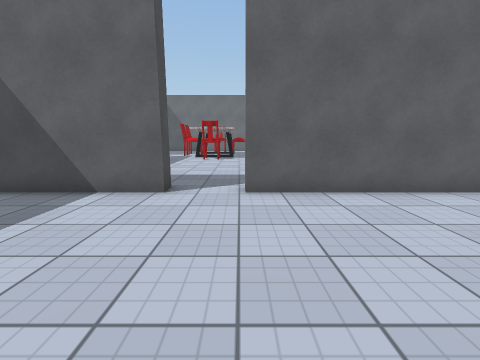
view 1 (above)

21 first-person views from a walk through a 3-D level made in the Unity game engine. The camera is 1.3 m above the floor, tilts 10° down and sees 90° across. Doors are open. The floor is counted in squares, 1 m on a side. Each view is taken from the middle of a square. On the plan, view 1 faces up. The plan holds only what a view shows up to about 12 squares ahead; the rest is blank. The place goes on beyond the plan. The player character is not drawn. Surface patterns are stand-ins for the level's own textures.

view 2
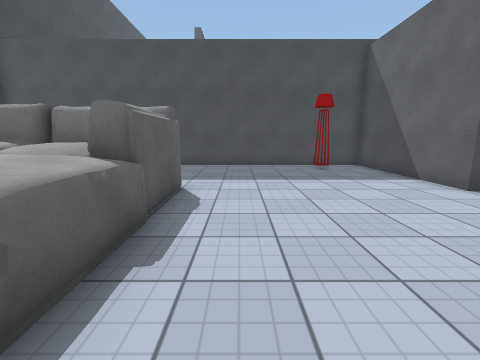

view 3
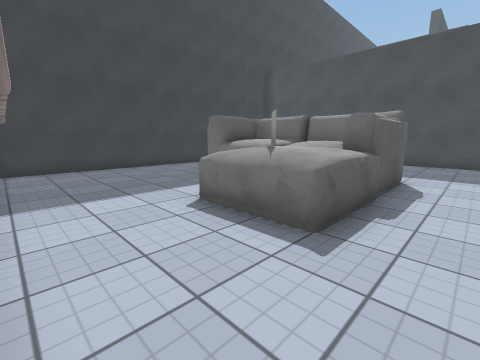

view 4
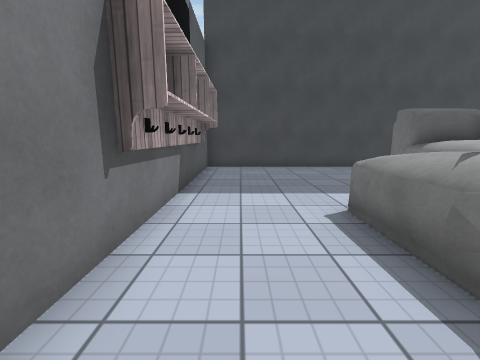

view 5
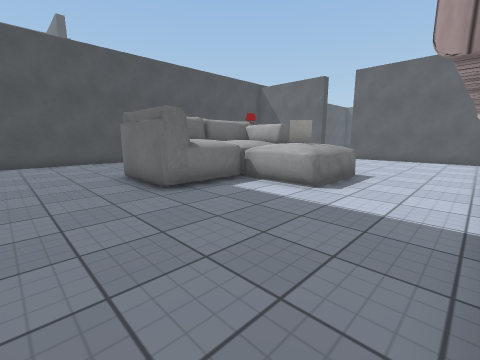

view 6
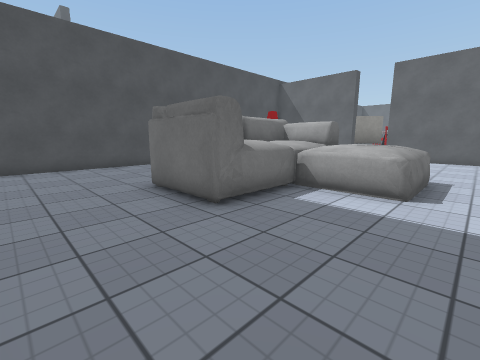

view 7
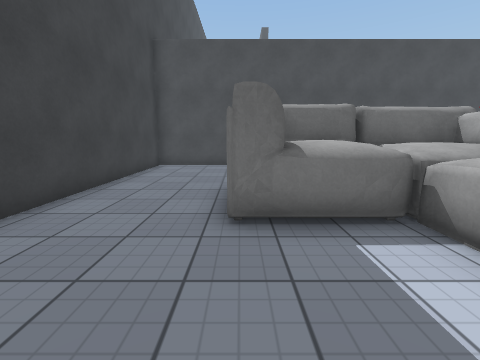

view 8
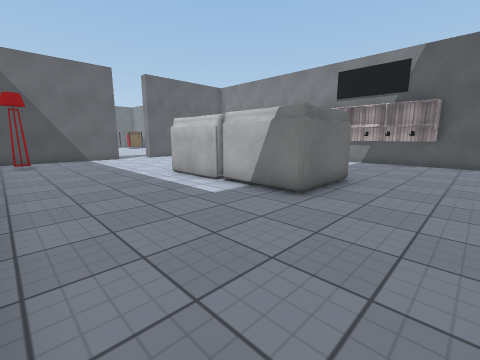

view 9
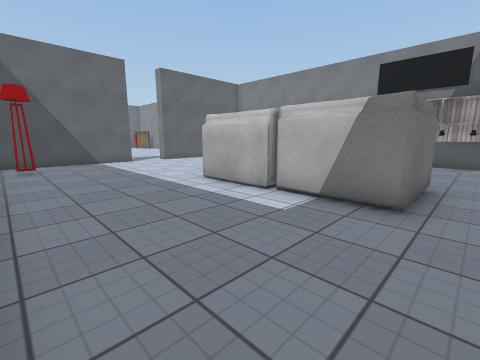

view 10
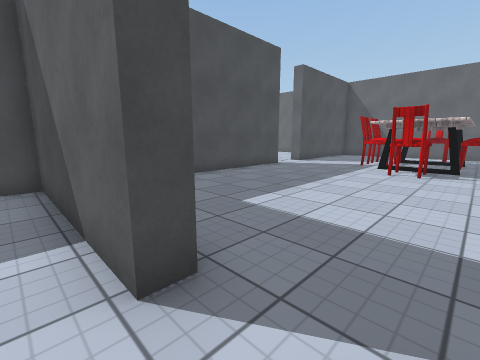

view 11
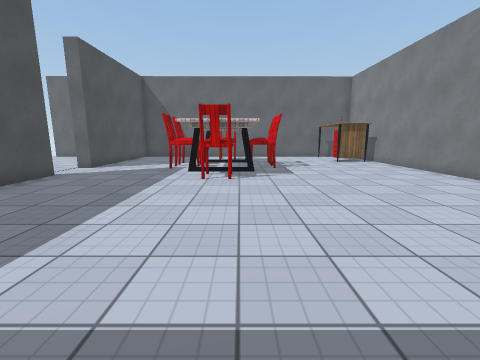

view 12
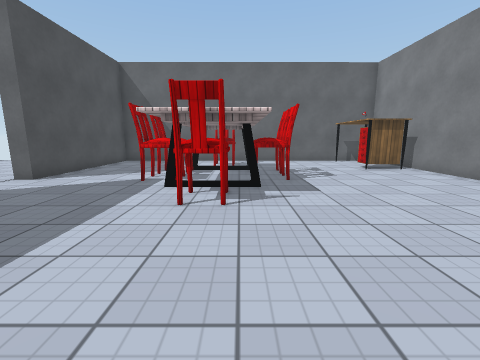

view 13
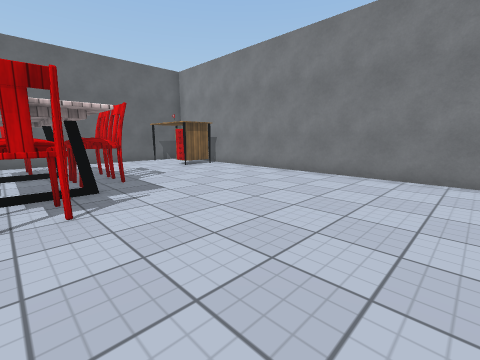

view 14
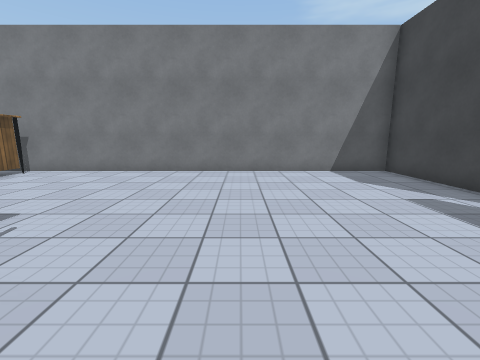

view 15
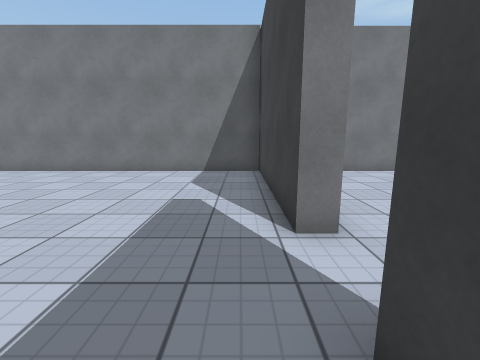

view 16
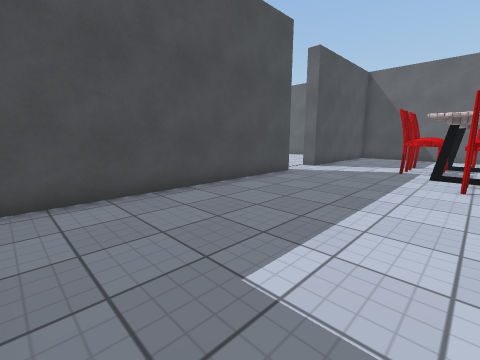

view 17
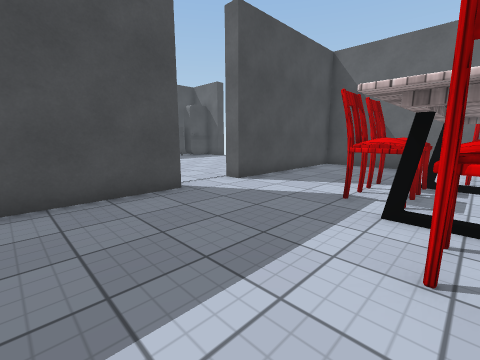

view 18
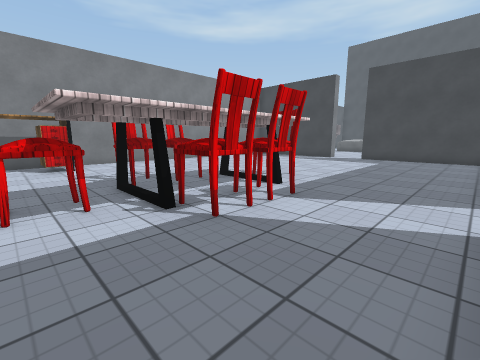

view 19
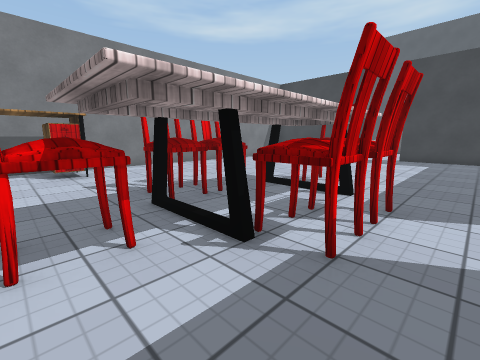

view 20
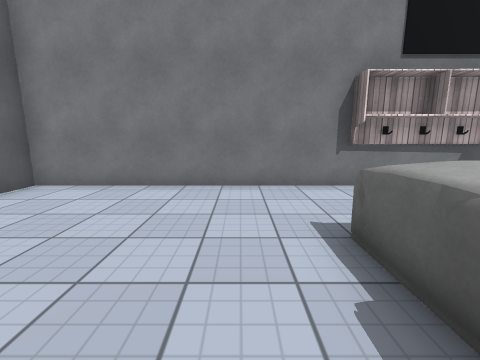

view 21
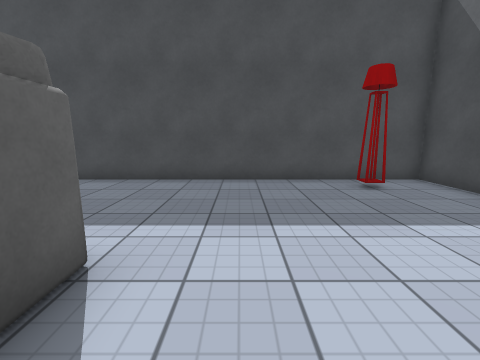

### Floor plan
Points are (right, up) in squares from view 1. A wall is a line through its corners. A room is listed if a view was taken in it or the views show most of it. See-through windows are left out.
Room 1 (views 1, 2, 3, 4, 5, 6, 7, 8, 9, 10, 20, 21)
walls: (-1.8, 5.6) (-7.5, 5.6) (-7.5, -10.9) (6.5, -10.9) (6.5, 5.6) (0.1, 5.6)
ways out: open door at (-1, 6) to room 2
objects: sofa (-2, -7) to (0, -5); sofa (-2, -4) to (0, -2); sofa (1, -4) to (3, -2); other object (6, -8) to (6, -3)
Room 2 (views 11, 12, 13, 14, 15, 16, 17, 18, 19)
walls: (-7.5, 15.4) (-7.5, 6.9); (0.1, 6.2) (6.9, 6.2); (-7, 6.2) (-1.8, 6.2); (-7.5, 22.5) (-7.5, 17.4); (6.5, 6.2) (6.5, 22)
ways out: open door at (-1, 6) to room 1; open door at (-8, 16.5); gap at (6, 20)
objects: chair (-4, 17) to (-3, 18); chair (-4, 19) to (-3, 20); other object (-3, 16); other object (-3, 21); chair (-2, 15) to (-1, 16); chair (-2, 21) to (-1, 22); other object (-1, 17); chair (-1, 17) to (0, 18); chair (-1, 19) to (0, 20); other object (-1, 20); desk (4, 20) to (5, 21)

Positions as (right, up) in squares from view 1, and headings:
1: (0, 0), facing up
2: (4, 0), facing left
3: (6, 0), facing down-left
4: (5, 0), facing down
5: (6, -10), facing up-left
6: (4, -10), facing up-left
7: (4, -7), facing left
8: (-7, -10), facing up-right
9: (-7, -8), facing up-right
10: (0, 5), facing up-left
11: (-1, 7), facing up
12: (-1, 10), facing up
13: (-2, 10), facing up-right
14: (-3, 12), facing right
15: (-3, 7), facing right
16: (-2, 7), facing up-left
17: (-2, 12), facing up-left
18: (-7, 22), facing down-right
19: (-5, 22), facing down-right
20: (0, 0), facing right
21: (0, 0), facing left
